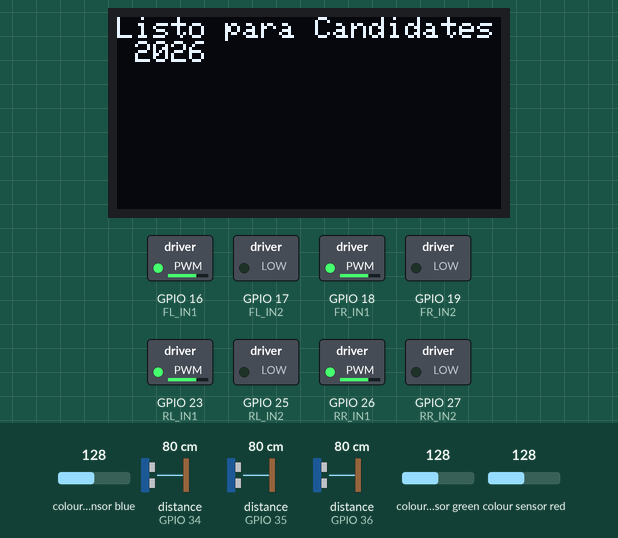
Simulated run of this sketch. Board: ESP32. Shown: 128×64 one-colour display, switched loads named in the sketch (green lamp = pin HIGH). Wiring (inferred from the names in the program): 3 × ultrasonic range finder: trigger GPIO 4, echo GPIO 34 / trigger GPIO 5, echo GPIO 35 / trigger GPIO 33, echo GPIO 36. Dashed ring = blinking. Inputs (shaded band) come from the test bench; at power-on: colour sensor blue 128, colour sensor green 128, distance to the obstacle (sensors on GPIO 34, GPIO 35, GPIO 36) 80 cm, colour sensor red 128. The echo pulse lasts 58.3 µs per cm; pins used as bus, display or sensor lines are not drawn.

Above: at 3.2 s.
3.3 s: colour sensor blue set to 14
4.9 s: colour sensor blue set to 10
At 6.7 s:
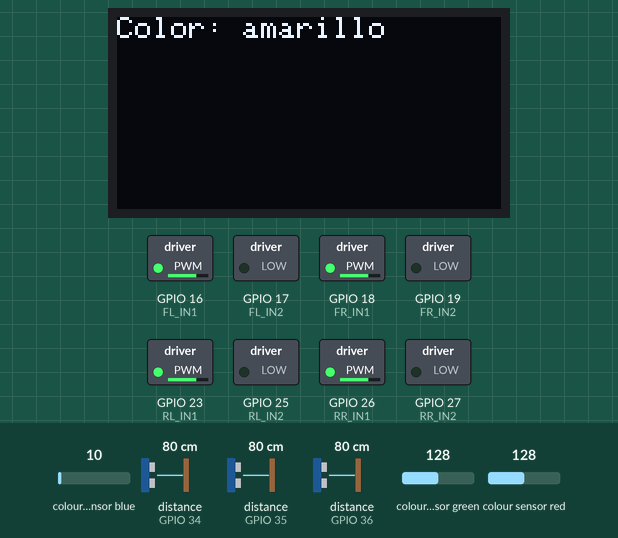
At 7.4 s:
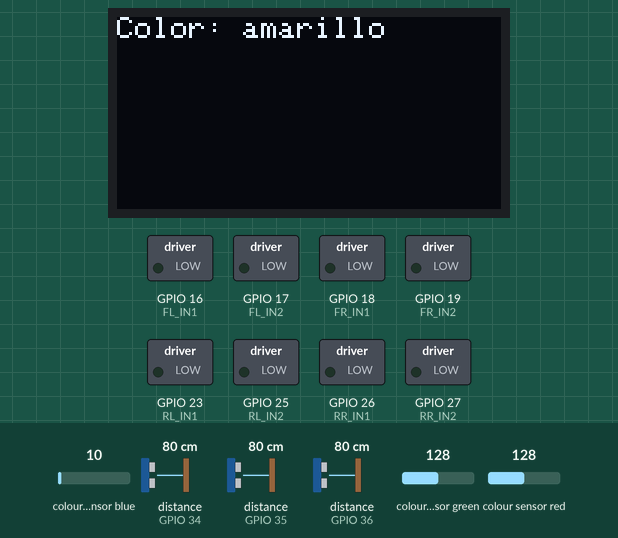
9.2 s: colour sensor green set to 5
At 11.4 s:
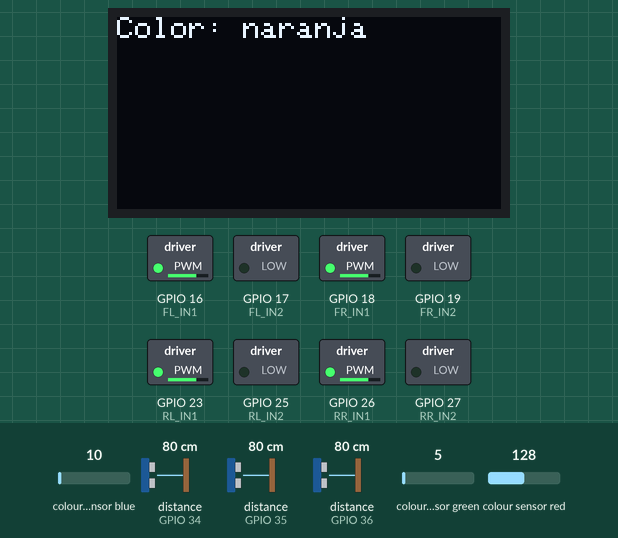
13.5 s: colour sensor blue set to 64
At 15.3 s:
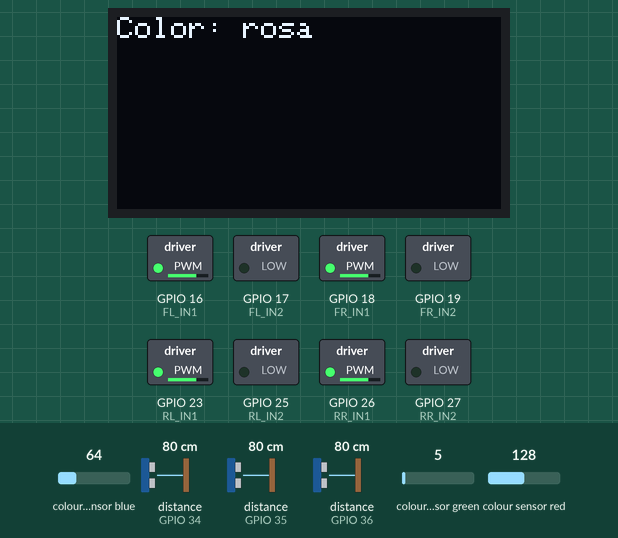
17.6 s: distance to the obstacle (sensor on GPIO 34) set to 23 cm
21.9 s: distance to the obstacle (sensor on GPIO 34) set to 18 cm
Timing chart, 0 to 48.0 s (numbered marks = the images above; inputs shaded):
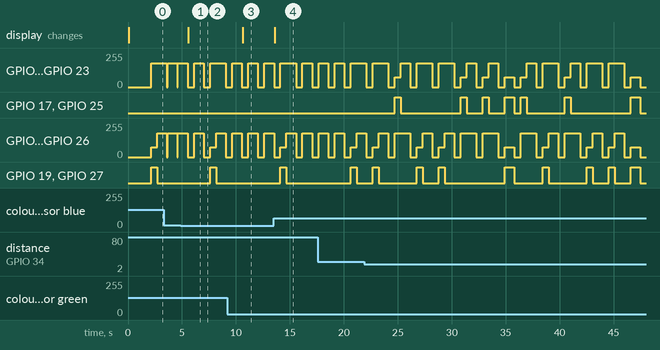

Measured:
- the behaviour switches between 13 and 12 on colour sensor blue (found by bisection; images 0 and 1)
- after the input at 4.9 s, the display: changes after 0.70 s (image 1)
- after the input at 9.2 s, the display: changes after 1.4 s (image 3)
- after the input at 13.5 s, the display: changes after 0.11 s (image 4)

The sketch:

pista_a_v2.ino
```cpp
/*
Primer código final (por corregir)
*/

#include <Wire.h>
#include <Adafruit_GFX.h>
#include <Adafruit_SSD1306.h>
#include <Adafruit_TCS34725.h>

// pines (por definir todavía)

// hc-sr04
#define TRIG_FRENTE     4
#define ECHO_FRENTE     34
#define TRIG_IZQ        5
#define ECHO_IZQ        35
#define TRIG_DER        33
#define ECHO_DER        36

// driver de los motores delanteros (U5)
#define FL_IN1  16   // AIN1
#define FL_IN2  17   // AIN2
#define FR_IN1  18   // BIN1
#define FR_IN2  19   // BIN2

// driver de los motores traseros (U6)
#define RL_IN1  23   // AIN1
#define RL_IN2  25   // AIN2
#define RR_IN1  26   // BIN1
#define RR_IN2  27   // BIN2

// pulse width modulation
#define PWM_FREQ      1000
#define PWM_RESOLUTION 8

// pantalla oled
#define SCREEN_WIDTH 128
#define SCREEN_HEIGHT 64
Adafruit_SSD1306 display(SCREEN_WIDTH, SCREEN_HEIGHT, &Wire, -1);

// ssd1306
Adafruit_TCS34725 tcs = Adafruit_TCS34725(TCS34725_INTEGRATIONTIME_50MS, TCS34725_GAIN_4X);

// constantes de calibración

#define UMBRAL_PARED_CM     20.0   // si detecta valor menor a este le indica al carrito que hay pared
#define VELOCIDAD_BASE      180
#define TIEMPO_AVANCE_MS    900    // tiempo en el que el carrito recorre 1 unidad (se calibrará en pista)
#define TIEMPO_GIRO90_MS    550    // tiempo que le toma girar 90° (se calibrará en pista)
#define TIEMPO_STRAFE_MS    900    // tiempo para el strafe lateral de 1 unidad (se calibrará en pista)

// laberinto

#define GRID_SIZE 5

enum Direccion { NORTE = 0, ESTE = 1, SUR = 2, OESTE = 3 };

bool visitado[GRID_SIZE][GRID_SIZE];

// pila de camino array-based
int pathFila[GRID_SIZE * GRID_SIZE];
int pathCol[GRID_SIZE * GRID_SIZE];
int pathTop = -1;

int filaActual = 0;
int colActual = 0;
Direccion orientacionActual = NORTE;

// setup del carrito

void setup() {
  Serial.begin(115200);

  // ultrasónicos
  pinMode(TRIG_FRENTE, OUTPUT); pinMode(ECHO_FRENTE, INPUT);
  pinMode(TRIG_IZQ, OUTPUT);    pinMode(ECHO_IZQ, INPUT);
  pinMode(TRIG_DER, OUTPUT);    pinMode(ECHO_DER, INPUT);

  // motores
  pinMode(FL_IN1, OUTPUT); pinMode(FL_IN2, OUTPUT);
  pinMode(FR_IN1, OUTPUT); pinMode(FR_IN2, OUTPUT);
  pinMode(RL_IN1, OUTPUT); pinMode(RL_IN2, OUTPUT);
  pinMode(RR_IN1, OUTPUT); pinMode(RR_IN2, OUTPUT);

  // canales pwm
  ledcAttach(FL_IN1, PWM_FREQ, PWM_RESOLUTION);
  ledcAttach(FR_IN1, PWM_FREQ, PWM_RESOLUTION);
  ledcAttach(RL_IN1, PWM_FREQ, PWM_RESOLUTION);
  ledcAttach(RR_IN1, PWM_FREQ, PWM_RESOLUTION);

  // oled
  if (!display.begin(SSD1306_SWITCHCAPVCC, 0x3C)) {
    Serial.println("Error al iniciar OLED");
  }
  display.clearDisplay();
  display.display();

  // sensor de color
  if (!tcs.begin()) {
    Serial.println("Error al iniciar TCS34725");
  }

  // para inicializar mapa
  for (int i = 0; i < GRID_SIZE; i++)
    for (int j = 0; j < GRID_SIZE; j++)
      visitado[i][j] = false;

  mostrarMensaje("Listo para Candidates 2026");
  delay(2000);
}

//main loop
void loop() {
  explorarLaberinto();
  detenerMotores();
  mostrarMensaje("Fin de recorrido");
  while (true) { delay(1000); } // fin de ronda, se detiene
}

// dfs con backtracking (exploración del carrito)
void explorarLaberinto() {
  pushCamino(filaActual, colActual);
  visitado[filaActual][colActual] = true;

  while (true) {
    detectarColorEnCelda();

    // para que escanee las 3 direcciones posibles
    bool libreFrente = medirDistancia(TRIG_FRENTE, ECHO_FRENTE) > UMBRAL_PARED_CM;
    bool libreIzq    = medirDistancia(TRIG_IZQ, ECHO_IZQ) > UMBRAL_PARED_CM;
    bool libreDer     = medirDistancia(TRIG_DER, ECHO_DER) > UMBRAL_PARED_CM;

    Direccion dirFrenteAbs = orientacionActual;
    Direccion dirIzqAbs    = (Direccion)((orientacionActual + 3) % 4); // -90°
    Direccion dirDerAbs    = (Direccion)((orientacionActual + 1) % 4); // +90°

    int sigFila, sigCol;
    bool encontroNoVisitada = false;
    Direccion dirElegida;

    // aquí priorizo el frente > derecha > izquierda
    if (libreFrente && celdaValidaNoVisitada(dirFrenteAbs, sigFila, sigCol)) {
      dirElegida = dirFrenteAbs;
      encontroNoVisitada = true;
    } else if (libreDer && celdaValidaNoVisitada(dirDerAbs, sigFila, sigCol)) {
      dirElegida = dirDerAbs;
      encontroNoVisitada = true;
    } else if (libreIzq && celdaValidaNoVisitada(dirIzqAbs, sigFila, sigCol)) {
      dirElegida = dirIzqAbs;
      encontroNoVisitada = true;
    }

    if (encontroNoVisitada) {
      moverHaciaDireccion(dirElegida);
      filaActual = sigFila;
      colActual = sigCol;
      visitado[filaActual][colActual] = true;
      pushCamino(filaActual, colActual);
    } else {
      // backtrack
      if (pathTop <= 0) {
        break; // significa que finalizó la exploración
      }
      popCamino();
      int filaAnterior = pathFila[pathTop];
      int colAnterior = pathCol[pathTop];
      Direccion dirRetroceso = calcularDireccionEntreCeldas(filaActual, colActual, filaAnterior, colAnterior);
      moverHaciaDireccion(dirRetroceso);
      filaActual = filaAnterior;
      colActual = colAnterior;
    }
  }
}

bool celdaValidaNoVisitada(Direccion dir, int &filaOut, int &colOut) {
  filaOut = filaActual;
  colOut = colActual;
  if (dir == NORTE) filaOut -= 1;
  else if (dir == SUR) filaOut += 1;
  else if (dir == ESTE) colOut += 1;
  else if (dir == OESTE) colOut -= 1;

  if (filaOut < 0 || filaOut >= GRID_SIZE || colOut < 0 || colOut >= GRID_SIZE) return false;
  return !visitado[filaOut][colOut];
}

Direccion calcularDireccionEntreCeldas(int filaDesde, int colDesde, int filaHacia, int colHacia) {
  if (filaHacia == filaDesde - 1) return NORTE;
  if (filaHacia == filaDesde + 1) return SUR;
  if (colHacia == colDesde + 1) return ESTE;
  return OESTE;
}

void pushCamino(int f, int c) {
  pathTop++;
  pathFila[pathTop] = f;
  pathCol[pathTop] = c;
}

void popCamino() {
  pathTop--;
}

// movimiento del carrito

void moverHaciaDireccion(Direccion dirAbsoluta) {
  if (dirAbsoluta == orientacionActual) {
    avanzar();
  } else if (dirAbsoluta == (Direccion)((orientacionActual + 2) % 4)) {
    // si es dirección opuesta en vez de regresar retrocede a la derecha
    retroceder();
  } else if (dirAbsoluta == (Direccion)((orientacionActual + 1) % 4)) {
    girar90(true); // derecha
    orientacionActual = dirAbsoluta;
    avanzar();
  } else {
    girar90(false); // izquierda
    orientacionActual = dirAbsoluta;
    avanzar();
  }
}

void avanzar() {
  setMotores(VELOCIDAD_BASE, VELOCIDAD_BASE, VELOCIDAD_BASE, VELOCIDAD_BASE);
  delay(TIEMPO_AVANCE_MS);
  detenerMotores();
}

void retroceder() {
  setMotores(-VELOCIDAD_BASE, -VELOCIDAD_BASE, -VELOCIDAD_BASE, -VELOCIDAD_BASE);
  delay(TIEMPO_AVANCE_MS);
  detenerMotores();
}

void girar90(bool haciaDerecha) {
  int signo = haciaDerecha ? 1 : -1;
  // giro sobre su propio eje: ruedas de un lado adelante, del otro atrás
  setMotores(signo * VELOCIDAD_BASE, -signo * VELOCIDAD_BASE,
             signo * VELOCIDAD_BASE, -signo * VELOCIDAD_BASE);
  delay(TIEMPO_GIRO90_MS);
  detenerMotores();
}

// Placeholder para cuando decidan usar strafe lateral en vez de girar+avanzar+girar
void strafeLateral(bool haciaDerecha) {
  int signo = haciaDerecha ? 1 : -1;
  // Cinemática mecanum básica para desplazamiento lateral puro:
  setMotores(signo * VELOCIDAD_BASE, -signo * VELOCIDAD_BASE,
             -signo * VELOCIDAD_BASE, signo * VELOCIDAD_BASE);
  delay(TIEMPO_STRAFE_MS);
  detenerMotores();
}

// Escribe velocidad con signo (+ adelante, - atrás) a cada motor
void setMotores(int fl, int fr, int rl, int rr) {
  setMotor(FL_IN1, FL_IN2, fl);
  setMotor(FR_IN1, FR_IN2, fr);
  setMotor(RL_IN1, RL_IN2, rl);
  setMotor(RR_IN1, RR_IN2, rr);
}

void setMotor(int pinIN1, int pinIN2, int velocidad) {
  if (velocidad >= 0) {
    digitalWrite(pinIN2, LOW);
    ledcWrite(pinIN1, velocidad);
  } else {
    digitalWrite(pinIN2, HIGH);
    ledcWrite(pinIN1, 255 + velocidad); // velocidad es negativa aquí
  }
}

void detenerMotores() {
  setMotores(0, 0, 0, 0);
}

// sensores

float medirDistancia(int pinTrig, int pinEcho) {
  digitalWrite(pinTrig, LOW);
  delayMicroseconds(2);
  digitalWrite(pinTrig, HIGH);
  delayMicroseconds(10);
  digitalWrite(pinTrig, LOW);

  long duracion = pulseIn(pinEcho, HIGH, 30000); // timeout 30ms
  if (duracion == 0) return 999.0; // sin eco = asumir libre o revisar cableado

  float distanciaCm = duracion * 0.0343 / 2.0;
  return distanciaCm;
}

// Promedia 3 lecturas para reducir ruido
float medirDistanciaPromediada(int pinTrig, int pinEcho) {
  float suma = 0;
  for (int i = 0; i < 3; i++) {
    suma += medirDistancia(pinTrig, pinEcho);
    delay(10);
  }
  return suma / 3.0;
}

// detección de colores

void detectarColorEnCelda() {
  uint16_t r, g, b, c;
  tcs.getRawData(&r, &g, &b, &c);

  // esto se calibra en la pista ya observando los colores reales
  String colorDetectado = clasificarColor(r, g, b);

  if (colorDetectado != "") {
    mostrarMensaje("Color: " + colorDetectado);
    delay(500); // para que se pueda leer a tiempo
  }
}

String clasificarColor(uint16_t r, uint16_t g, uint16_t b) {
  // colores de la pista (se calibrará en la pista)
  if (r > 150 && g < 200 && b < 100) return "naranja";
  if (r > 150 && g > 150 && b < 100) return "amarillo";
  if (r < 100 && g > 150 && b > 150) return "cian";
  if (r > 150 && g < 210 && b > 100) return "rosa";
  return ""; // no hay color (el piso es color blanco)
}

// oled

void mostrarMensaje(String texto) {
  display.clearDisplay();
  display.setTextSize(1);
  display.setTextColor(SSD1306_WHITE);
  display.setCursor(0, 0);
  display.println(texto);
  display.display();
}
```
